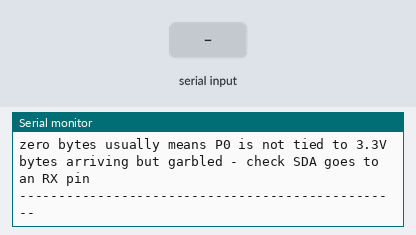
Recording of a sketch running on a simulated Arduino Mega 2560, built with avr-gcc and run on an emulated ATmega2560. Shown: the last lines printed to the serial monitor. Inputs (shaded band) come from the test bench.

Above: at 2.0 s.
2.1 s: "1" received over the second serial link
At 3.2 s:
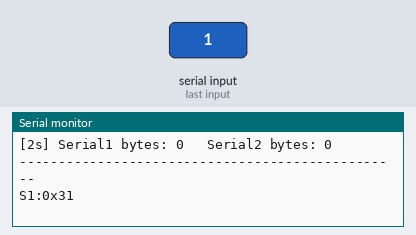
3.6 s: "0" received over the second serial link
At 3.86 s:
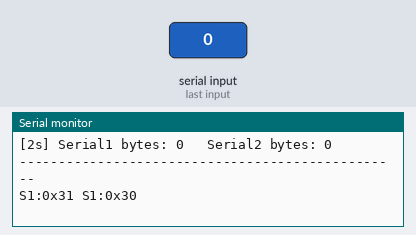
5.1 s: "2" received over the second serial link
At 5.5 s:
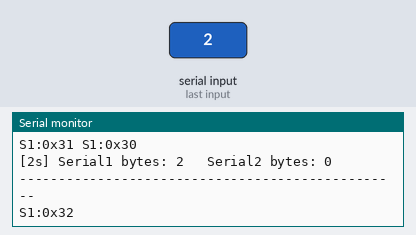
Timing chart, 0 to 8.1 s (numbered marks = the images above; inputs shaded):
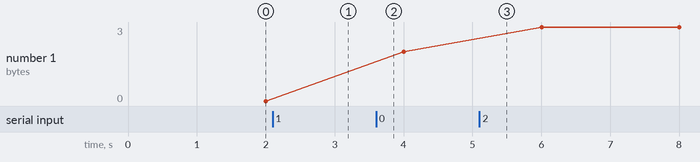

The sketch:

uart_check.ino
```cpp
/*
 * Counts raw bytes arriving on Serial1 and Serial2.
 *
 * If an IMU is silent this tells you whether anything is coming through
 * at all, before the library gets involved. A count stuck at zero almost
 * always means P0 is not pulled to 3.3V, so the sensor is still sitting
 * in I2C mode.
 *
 * Serial monitor at 115200.
 */

void setup() {
  Serial.begin(115200);
  delay(800);
  Serial1.begin(115200);   // IMU#1
  Serial2.begin(115200);   // IMU#2
  Serial.println("\n=== raw UART byte count ===");
  Serial.println("zero bytes usually means P0 is not tied to 3.3V");
  Serial.println("bytes arriving but garbled - check SDA goes to an RX pin");
  Serial.println("-------------------------------------------------");
}

unsigned long count1 = 0, count2 = 0;
unsigned long lastReport = 0;

void loop() {
  while (Serial1.available()) {
    byte b = Serial1.read();
    count1++;
    if (count1 <= 20) {   // first 20 bytes only, as hex
      Serial.print("S1:0x");
      if (b < 16) Serial.print("0");
      Serial.print(b, HEX);
      Serial.print(" ");
    }
  }
  while (Serial2.available()) {
    byte b = Serial2.read();
    count2++;
    if (count2 <= 20) {
      Serial.print("S2:0x");
      if (b < 16) Serial.print("0");
      Serial.print(b, HEX);
      Serial.print(" ");
    }
  }

  if (millis() - lastReport > 2000) {
    lastReport = millis();
    Serial.println();
    Serial.print("[2s] Serial1 bytes: ");
    Serial.print(count1);
    Serial.print("   Serial2 bytes: ");
    Serial.println(count2);
    Serial.println("-------------------------------------------------");
  }
}
```

Measured:
- after the input at 2.1 s, the serial monitor: prints a new line at once (image 1)
- after the input at 3.6 s, the serial monitor: prints a new line at once (image 2)
- after the input at 5.1 s, the serial monitor: prints a new line at once (image 3)
- plotted number 1: 2 → 3 after the input at 5.1 s
